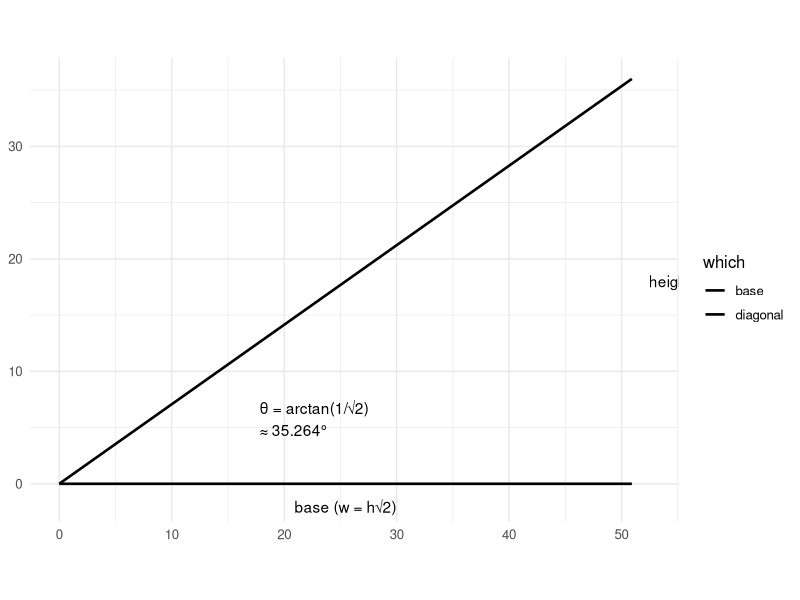
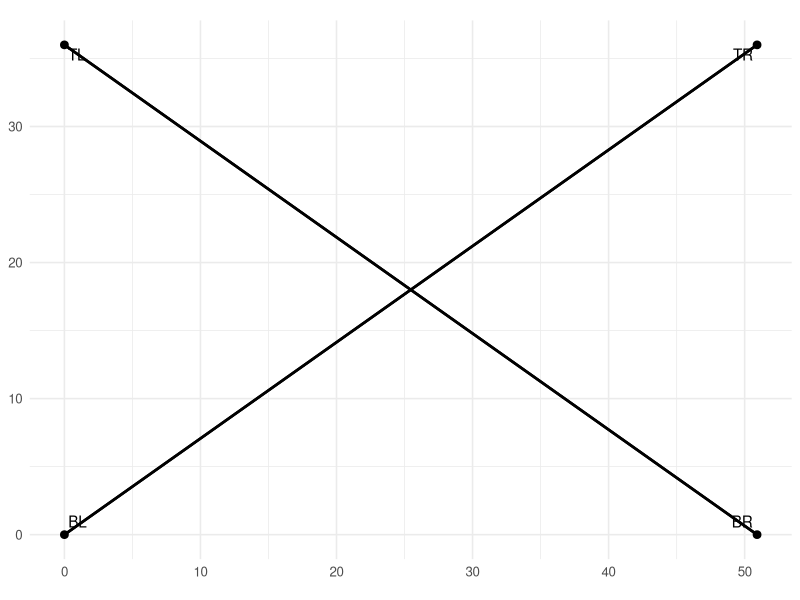
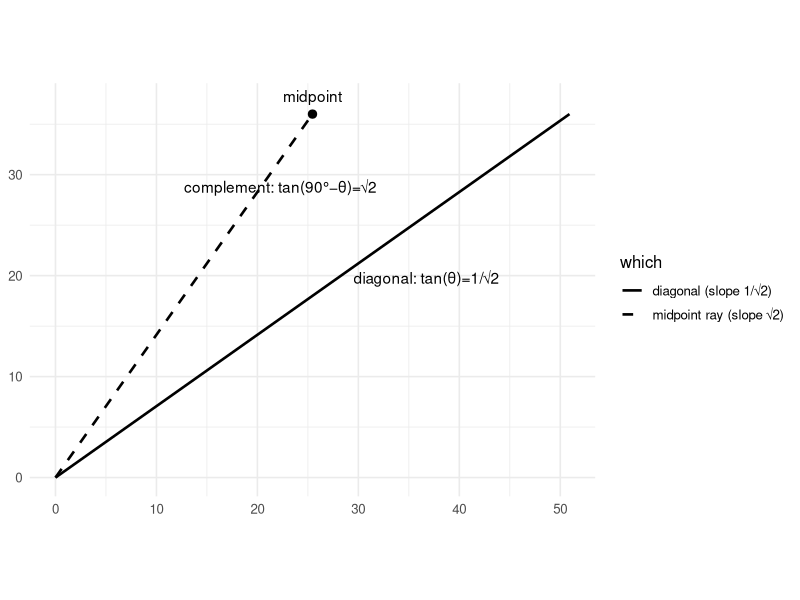
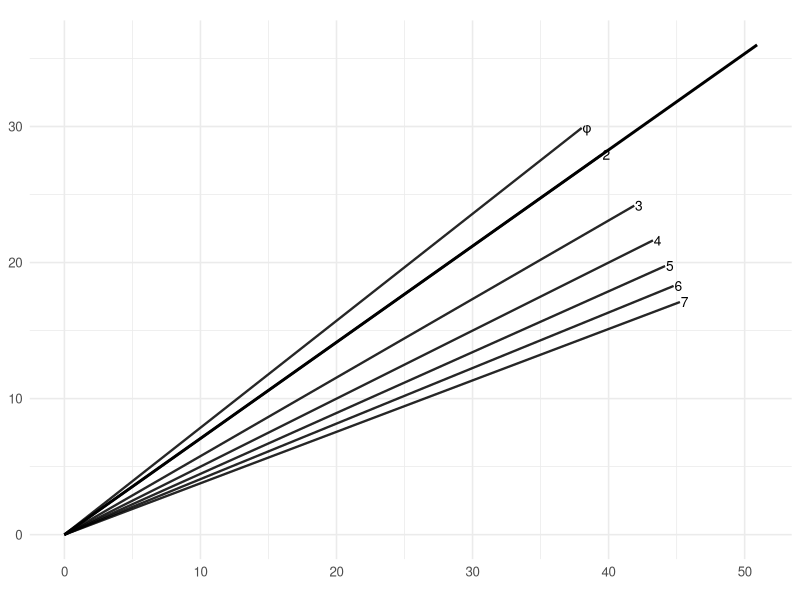

Source code (R) for these figures, in order:
## ---- chunk 1
#| label: setup
#| include: true

# Core
library(ggplot2)
library(dplyr)
library(tidyr)

# Tables
library(flextable)

# Optional niceties (safe if installed)
# library(scales)
## ---- chunk 2
#| label: fig-rectangle-diagonal
#| fig-cap: "√2 rectangle (h = 36, w = 36√2) and the diagonal angle θ = arctan(1/√2) ≈ 35.264° measured from the base."
#| fig-width: 7
#| fig-height: 5

h <- 36
w <- h * sqrt(2)

theta <- atan(1/sqrt(2))          # radians
theta_deg <- theta * 180/pi

# Data for segments
df_seg <- tibble::tibble(
  x = c(0, 0),
  y = c(0, 0),
  xend = c(w, w),
  yend = c(0, h),
  which = c("base", "diagonal")
)

ggplot2::ggplot() +
  ggplot2::geom_rect(
    ggplot2::aes(xmin = 0, xmax = w, ymin = 0, ymax = h),
    fill = NA,
    linewidth = 0.7
  ) +
  ggplot2::geom_segment(
    data = df_seg,
    ggplot2::aes(x = x, y = y, xend = xend, yend = yend, linetype = which),
    linewidth = 0.9
  ) +
  ggplot2::scale_linetype_manual(values = c(base = "solid", diagonal = "solid")) +
  ggplot2::annotate("text", x = w/2, y = -1.5, label = "base (w = h√2)", vjust = 1) +
  ggplot2::annotate("text", x = w + 1.5, y = h/2, label = "height (h)", hjust = 0) +
  ggplot2::annotate(
    "text",
    x = w*0.35, y = h*0.16,
    label = paste0("θ = arctan(1/√2)\n≈ ", round(theta_deg, 3), "°"),
    hjust = 0
  ) +
  ggplot2::coord_equal(expand = TRUE) +
  ggplot2::theme_minimal(base_size = 12) +
  ggplot2::labs(x = NULL, y = NULL)
## ---- chunk 3
#| label: tbl-corner-angles
#| tbl-cap: "Same diagonal direction, but the numeric angle depends on the corner (quadrant)."

corner_tbl <- tibble::tibble(
  corner = c("Bottom-Left", "Bottom-Right", "Top-Right", "Top-Left"),
  correct_angle = c("θ",
                    "180° − θ",
                    "180° + θ",
                    "360° − θ"),
  numeric_degrees = c(theta_deg,
                      180 - theta_deg,
                      180 + theta_deg,
                      360 - theta_deg)
) |>
  dplyr::mutate(numeric_degrees = round(numeric_degrees, 3))

flextable::flextable(corner_tbl) |>
  flextable::colformat_num(j = "numeric_degrees", digits = 3) |>
  flextable::autofit()
## ---- chunk 4
#| label: fig-corners-diagonals
#| fig-cap: "Diagonal direction rays from all four corners. The direction is the same geometry, but the angle label changes by quadrant."
#| fig-width: 7
#| fig-height: 5

corners <- tibble::tibble(
  corner = c("BL","BR","TR","TL"),
  x0 = c(0, w, w, 0),
  y0 = c(0, 0, h, h),
  x1 = c(w, 0, 0, w),
  y1 = c(h, h, 0, 0)
)

ggplot2::ggplot() +
  ggplot2::geom_rect(
    ggplot2::aes(xmin = 0, xmax = w, ymin = 0, ymax = h),
    fill = NA,
    linewidth = 0.7
  ) +
  ggplot2::geom_segment(
    data = corners,
    ggplot2::aes(x = x0, y = y0, xend = x1, yend = y1),
    linewidth = 0.9
  ) +
  ggplot2::geom_point(
    data = corners,
    ggplot2::aes(x = x0, y = y0),
    size = 2.3
  ) +
  ggplot2::annotate("text", x = 0, y = 0, label = "BL", hjust = -0.2, vjust = -0.6) +
  ggplot2::annotate("text", x = w, y = 0, label = "BR", hjust = 1.2, vjust = -0.6) +
  ggplot2::annotate("text", x = w, y = h, label = "TR", hjust = 1.2, vjust = 1.3) +
  ggplot2::annotate("text", x = 0, y = h, label = "TL", hjust = -0.2, vjust = 1.3) +
  ggplot2::coord_equal(expand = TRUE) +
  ggplot2::theme_minimal(base_size = 12) +
  ggplot2::labs(x = NULL, y = NULL)
## ---- chunk 5
#| label: fig-midpoint-vs-diagonal
#| fig-cap: "In a √2 rectangle, the slope √2 ray hits the midpoint of the top edge; the true diagonal uses slope 1/√2."
#| fig-width: 7
#| fig-height: 5

# Intersection of y = sqrt(2) x with y = h
x_mid <- h / sqrt(2)

df_lines <- tibble::tibble(
  which = c("diagonal (slope 1/√2)", "midpoint ray (slope √2)"),
  x = c(0, 0),
  y = c(0, 0),
  xend = c(w, x_mid),
  yend = c(h, h)
)

df_mid <- tibble::tibble(
  x = x_mid,
  y = h,
  label = "midpoint of top edge"
)

ggplot2::ggplot() +
  ggplot2::geom_rect(
    ggplot2::aes(xmin = 0, xmax = w, ymin = 0, ymax = h),
    fill = NA,
    linewidth = 0.7
  ) +
  ggplot2::geom_segment(
    data = df_lines,
    ggplot2::aes(x = x, y = y, xend = xend, yend = yend, linetype = which),
    linewidth = 0.9
  ) +
  ggplot2::geom_point(
    data = df_mid,
    ggplot2::aes(x = x, y = y),
    size = 2.5
  ) +
  ggplot2::annotate("text", x = x_mid, y = h + 1.2, label = "midpoint", vjust = 0) +
  ggplot2::annotate("text", x = w*0.58, y = h*0.55,
                    label = "diagonal: tan(θ)=1/√2", hjust = 0) +
  ggplot2::annotate("text", x = w*0.25, y = h*0.80,
                    label = "complement: tan(90°−θ)=√2", hjust = 0) +
  ggplot2::coord_equal(expand = TRUE) +
  ggplot2::theme_minimal(base_size = 12) +
  ggplot2::labs(x = NULL, y = NULL) +
  ggplot2::scale_linetype_manual(values = c("diagonal (slope 1/√2)" = "solid",
                                            "midpoint ray (slope √2)" = "dashed"))
## ---- chunk 6
#| label: tbl-general-angles
#| tbl-cap: "Method B angles θn = arctan(1/√n) and their complements."

phi <- (1 + sqrt(5))/2

n_vals <- tibble::tibble(
  label = c("φ", "2", "3", "4", "5", "6", "7"),
  n = c(phi, 2, 3, 4, 5, 6, 7)
) |>
  dplyr::mutate(
    theta_rad = atan(1/sqrt(n)),
    theta_deg = theta_rad * 180/pi,
    comp_deg  = 90 - theta_deg
  ) |>
  dplyr::mutate(
    theta_deg = round(theta_deg, 3),
    comp_deg  = round(comp_deg, 3)
  ) |>
  dplyr::select(label, n, theta_deg, comp_deg)

flextable::flextable(n_vals) |>
  flextable::set_header_labels(
    label = "n (label)",
    n = "n (value)",
    theta_deg = "θn = arctan(1/√n) (deg)",
    comp_deg = "90° − θn (deg)"
  ) |>
  flextable::autofit()
## ---- chunk 7
#| label: fig-fan
#| fig-cap: "A method-B fan of rays from the bottom-left corner for n ∈ {φ,2,3,4,5,6,7}. The √2 diagonal is included for reference."
#| fig-width: 7
#| fig-height: 5

phi <- (1 + sqrt(5))/2
fan <- tibble::tibble(
  label = c("φ", "2", "3", "4", "5", "6", "7"),
  n = c(phi, 2, 3, 4, 5, 6, 7)
) |>
  dplyr::mutate(
    theta = atan(1/sqrt(n)),      # radians
    # pick a common ray length to show direction
    L = w * 0.95,
    xend = L * cos(theta),
    yend = L * sin(theta)
  )

diag <- tibble::tibble(
  label = "√2 diagonal",
  x = 0, y = 0,
  xend = w, yend = h
)

ggplot2::ggplot() +
  ggplot2::geom_rect(
    ggplot2::aes(xmin = 0, xmax = w, ymin = 0, ymax = h),
    fill = NA,
    linewidth = 0.7
  ) +
  ggplot2::geom_segment(
    data = fan,
    ggplot2::aes(x = 0, y = 0, xend = xend, yend = yend),
    linewidth = 0.8,
    alpha = 0.85
  ) +
  ggplot2::geom_segment(
    data = diag,
    ggplot2::aes(x = x, y = y, xend = xend, yend = yend),
    linewidth = 1.0
  ) +
  ggplot2::geom_text(
    data = fan,
    ggplot2::aes(x = xend, y = yend, label = label),
    hjust = -0.1,
    vjust = 0.5,
    size = 3.5
  ) +
  ggplot2::coord_equal(expand = TRUE) +
  ggplot2::theme_minimal(base_size = 12) +
  ggplot2::labs(x = NULL, y = NULL)
